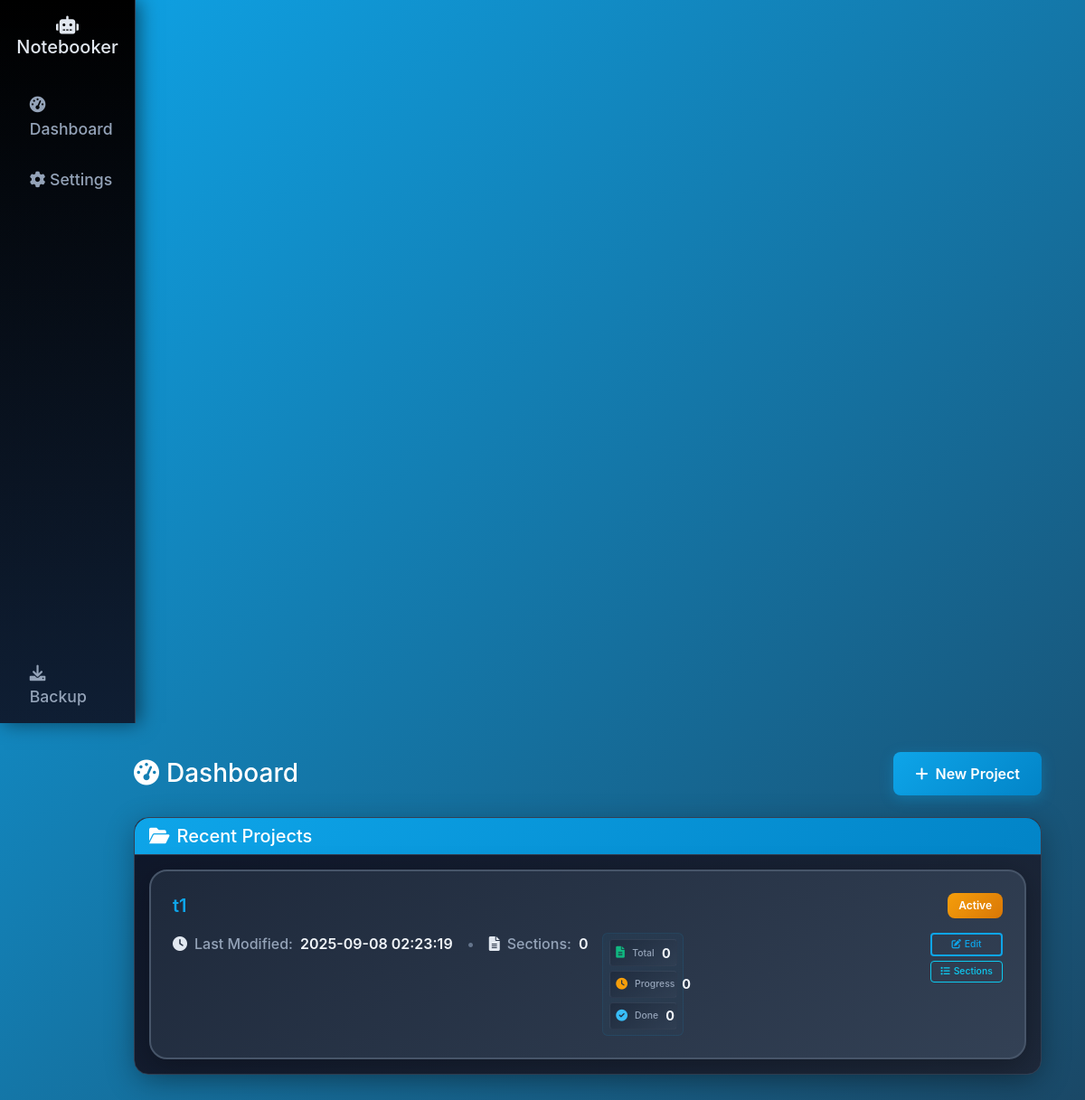
Before: /dashboard (signed in) with the older database file.
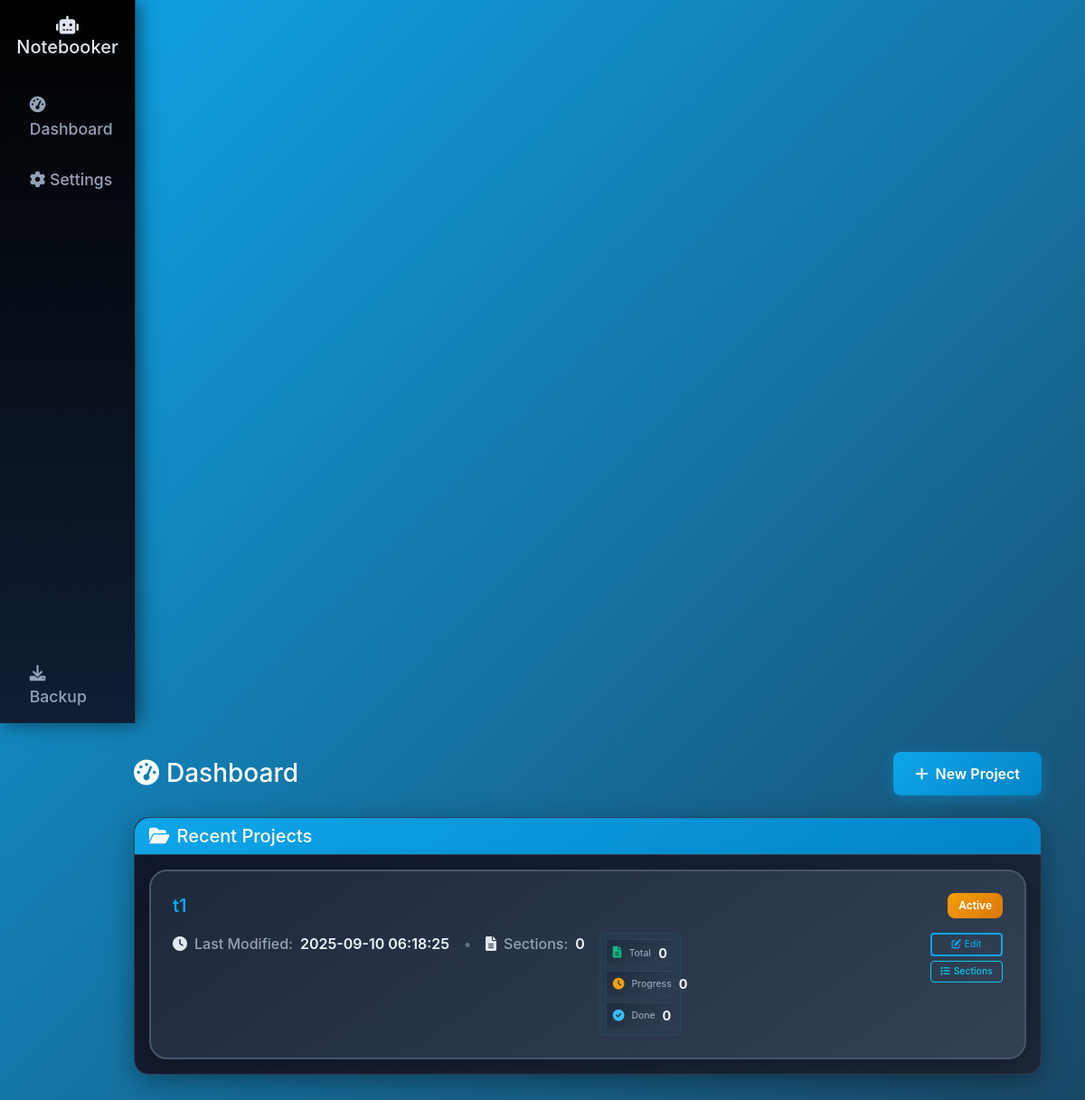
After: the same page with the newer database file.
### tables this page shows
CREATE TABLE projects (
                            id INTEGER PRIMARY KEY AUTOINCREMENT,
                            user_id INTEGER,
                            name TEXT NOT NULL,
                            description TEXT,
                            status TEXT DEFAULT 'active',
                            created_at TIMESTAMP DEFAULT CURRENT_TIMESTAMP,
                            updated_at TIMESTAMP DEFAULT CURRENT_TIMESTAMP,
                            FOREIGN KEY (user_id) REFERENCES users (id)
                        );

### app.py (the view)
@app.route('/dashboard')
def dashboard():
    if not en_writer:
        initialize_en_writer()
    user_id = session.get('user_id')
    if not user_id:
        return redirect(url_for('auth_page'))
    projects = db.get_user_projects(user_id) if db else []
    status = en_writer.get_status_summary()
    return render_template('dashboard.html', status=status, projects=projects)

### app.py (called while the page is built)
@app.after_request
def add_header(response):
    if 'no-cache' not in request.headers.get('Cache-Control', ''):
        response.headers['Cache-Control'] = 'no-store, no-cache, must-revalidate, max-age=0'
    return response

### database_manager.py (called while the page is built)
    def get_connection(self):
        if self.use_supabase:
            return self.supabase_db.get_connection()
        else:
            conn = sqlite3.connect(self.db_path)
            conn.row_factory = sqlite3.Row
            return conn

### en_writer.py (called while the page is built)
    def get_status_summary(self) -> Dict[str, Any]:
        return {
            'total_sections': len(self.sections),
            'sections_needing_work': len(self.planning_data.get('sections_needing_work', [])),
            'completed_sections': len(self.planning_data.get('completed_sections', [])),
            'pending_questions': len(self.planning_data.get('user_questions', [])),
            'last_updated': self.planning_data.get('last_updated', 'Never'),
            'current_focus': self.planning_data.get('current_focus', 'None')
        }

### templates/dashboard.html (shortened to what this page needs)
{% extends "base.html" %}
{% block content %}
<div class="container-fluid">
    <div class="row">
        <div class="col-12">
            <div class="d-flex justify-content-between align-items-center mb-4">
                <h1 class="h3 mb-0 text-white">
                    <i class="fas fa-tachometer-alt me-2"></i>Dashboard
                </h1>
                <div>
                    <a href="{{ url_for('create_project') }}" class="btn btn-primary">
                        <i class="fas fa-plus me-2"></i>New Project
                    </a>
                </div>
            </div>
        </div>
    </div>
    <div class="row">
        <div class="col-12">
            <div class="card">
                <div class="card-header">
                    <h5 class="card-title mb-0">
                        <i class="fas fa-folder-open me-2"></i>Recent Projects
                    </h5>
                </div>
                <div class="card-body">
                    {% if projects %}
                        <div class="project-cards-container">
                            {% for project in projects %}
                            <div class="project-card" data-project-id="{{ project.id }}">
                                <div class="project-card-content">
                                    <div class="project-header">
                                        <h5 class="project-name">
                                            <a href="{{ url_for('project_workspace', project_id=project.id) }}" class="text-decoration-none">
                                                {{ project.name }}
                                            </a>
                                        </h5>
                                        <span class="badge bg-{{ 'success' if project.status == 'completed' else 'warning' }}">
                                            {{ project.status.title() }}
                                        </span>
                                    </div>
                                    <div class="project-body">
                                        <div class="project-left">
                                            <div class="project-details">
                                                <div class="detail-item">
                                                    <i class="fas fa-clock me-2"></i>
                                                    <span class="detail-label">Last Modified:</span>
                                                    <span class="detail-value">{{ project.updated_at if project.updated_at else 'Never' }}</span>
                                                    <span class="detail-separator mx-3">•</span>
                                                    <i class="fas fa-file-alt me-2"></i>
                                                    <span class="detail-label">Sections:</span>
                                                    <span class="detail-value">{{ project.section_count or 0 }}</span>
                                                </div>
                                            </div>
                                        </div>
                                        <div class="project-center">
                                            <div class="mini-stats-container">
                                                <div class="mini-stat">
                                                    <i class="fas fa-file-alt text-success"></i>
                                                    <span class="mini-stat-label">Total</span>
                                                    <span class="mini-stat-value">{{ status.total_sections }}</span>
                                                </div>
                                                <div class="mini-stat">
                                                    <i class="fas fa-clock text-warning"></i>
                                                    <span class="mini-stat-label">Progress</span>
                                                    <span class="mini-stat-value">{{ status.sections_needing_work }}</span>
                                                </div>
                                                <div class="mini-stat">
                                                    <i class="fas fa-check-circle text-info"></i>
                                                    <span class="mini-stat-label">Done</span>
                                                    <span class="mini-stat-value">{{ status.completed_sections }}</span>
                                                </div>
                                            </div>
                                        </div>
                                        <div class="project-right">
                                            <div class="project-actions">
                                                <a href="{{ url_for('project_workspace', project_id=project.id) }}" class="btn btn-outline-primary btn-tiny">
                                                    <i class="fas fa-edit me-1"></i>Edit
                                                </a>
                                                <a href="{{ url_for('project_sections', project_id=project.id) }}" class="btn btn-outline-info btn-tiny">
                                                    <i class="fas fa-list me-1"></i>Sections
                                                </a>
                                            </div>
                                        </div>
                                    </div>
                                </div>
                            </div>
                            {% endfor %}
                        </div>
                    {% endif %}
                </div>
            </div>
        </div>
    </div>
</div>
{% endblock %}

### templates/base.html (shortened to what this page needs)
<!DOCTYPE html>
<html lang="en">
<head>
    <link href="https://cdn.jsdelivr.net/npm/bootstrap@5.1.3/dist/css/bootstrap.min.css" rel="stylesheet">
    <link href="https://cdnjs.cloudflare.com/ajax/libs/font-awesome/6.0.0/css/all.min.css" rel="stylesheet">
</head>
<body>
    <div class="container-fluid">
        <div class="row">
            <nav class="col-md-3 col-lg-2 d-md-block sidebar collapse">
                <div class="position-sticky pt-3 d-flex flex-column h-100">
               <div class="text-center mb-3">
                   <h5><i class="fas fa-robot"></i> Notebooker</h5>
               </div>
                    <ul class="nav flex-column flex-grow-1">
                        <li class="nav-item">
                            <a class="nav-link nav-link-large {% if request.endpoint == 'index' %}active{% endif %}" href="{{ url_for('index') }}">
                                <i class="fas fa-tachometer-alt"></i> Dashboard
                            </a>
                        </li>
                        <li class="nav-item">
                            <a class="nav-link nav-link-large {% if request.endpoint == 'settings' %}active{% endif %}" href="{{ url_for('settings') }}">
                                <i class="fas fa-cog"></i> Settings
                            </a>
                        </li>
                    </ul>
                    <div class="mt-auto">
                        <ul class="nav flex-column">
                            <li class="nav-item">
                                <a class="nav-link nav-link-large" href="{{ url_for('backup') }}">
                                    <i class="fas fa-download"></i> Backup
                                </a>
                            </li>
                        </ul>
                    </div>
                </div>
            </nav>
            <main class="col-md-10 ms-sm-auto col-lg-11 px-md-4 main-content">
                {% block content %}{% endblock %}
            </main>
        </div>
    </div>
</body>
</html>

### templates/base.html (style rules this page uses)
:root { --primary-blue: #0ea5e9; --secondary-blue: #0284c7; --accent-blue: #38bdf8; --light-blue: #7dd3fc; --pitch-black: #000000; --dark-gray: #0f172a; --medium-gray: #1e293b; --light-gray: #334155; --text-light: #e2e8f0; --text-muted: #94a3b8; }
body { background: linear-gradient(-45deg, var(--pitch-black), var(--dark-gray), var(--medium-gray), var(--primary-blue)); background-size: 400% 400%; animation: flow 15s ease infinite; color: var(--text-light); font-family: 'Inter', -apple-system, BlinkMacSystemFont, sans-serif; min-height: 100vh; }
.sidebar { min-height: 100vh; background: linear-gradient(180deg, var(--pitch-black) 0%, var(--dark-gray) 100%); border-right: 1px solid var(--light-gray); box-shadow: 4px 0 20px rgba(0, 0, 0, 0.5); backdrop-filter: blur(10px); position: relative; width: 150px; }
.sidebar::before { content: ''; position: absolute; top: 0; left: 0; right: 0; bottom: 0; background: linear-gradient(180deg, transparent 0%, rgba(14, 165, 233, 0.05) 100%); pointer-events: none; }
.sidebar .nav-link { color: var(--text-muted); padding: 0.5rem 0.75rem; margin: 0.2rem 0.3rem; border-radius: 0.5rem; transition: all 0.3s ease; position: relative; overflow: hidden; font-size: 0.9rem; }
.sidebar .nav-link-large { padding: 0.75rem 1rem; font-size: 1.1rem; font-weight: 500; }
.sidebar .nav-link::before { content: ''; position: absolute; top: 0; left: -100%; width: 100%; height: 100%; background: linear-gradient(90deg, transparent, var(--primary-blue), transparent); transition: left 0.5s ease; }
.main-content { padding: 2rem; background: transparent; margin-left: 150px; }
.card { background: linear-gradient(145deg, var(--dark-gray), var(--medium-gray)); border: 1px solid var(--light-gray); border-radius: 1rem; box-shadow: 0 8px 32px rgba(0, 0, 0, 0.3); backdrop-filter: blur(10px); transition: all 0.3s ease; }
.card-header { background: linear-gradient(135deg, var(--primary-blue), var(--secondary-blue)); border-bottom: 1px solid var(--light-gray); border-radius: 1rem 1rem 0 0 !important; color: white; font-weight: 600; }
.btn-primary { background: linear-gradient(135deg, var(--primary-blue), var(--secondary-blue)); border: none; border-radius: 0.5rem; padding: 0.75rem 1.5rem; font-weight: 600; transition: all 0.3s ease; box-shadow: 0 4px 15px rgba(14, 165, 233, 0.3); }
.btn-outline-primary { border: 2px solid var(--primary-blue); color: var(--primary-blue); background: transparent; border-radius: 0.5rem; transition: all 0.3s ease; }
.badge { border-radius: 0.5rem; font-weight: 600; padding: 0.5rem 0.75rem; }
.badge.bg-warning { background: linear-gradient(135deg, #f59e0b, #d97706) !important; }
.text-success { color: #10b981 !important; }
.text-warning { color: #f59e0b !important; }
.text-info { color: var(--accent-blue) !important; }

Changed rows visible on the page:
changed projects "Active": updated_at "2025-09-08 02:23:19" → "2025-09-10 06:18:25"
